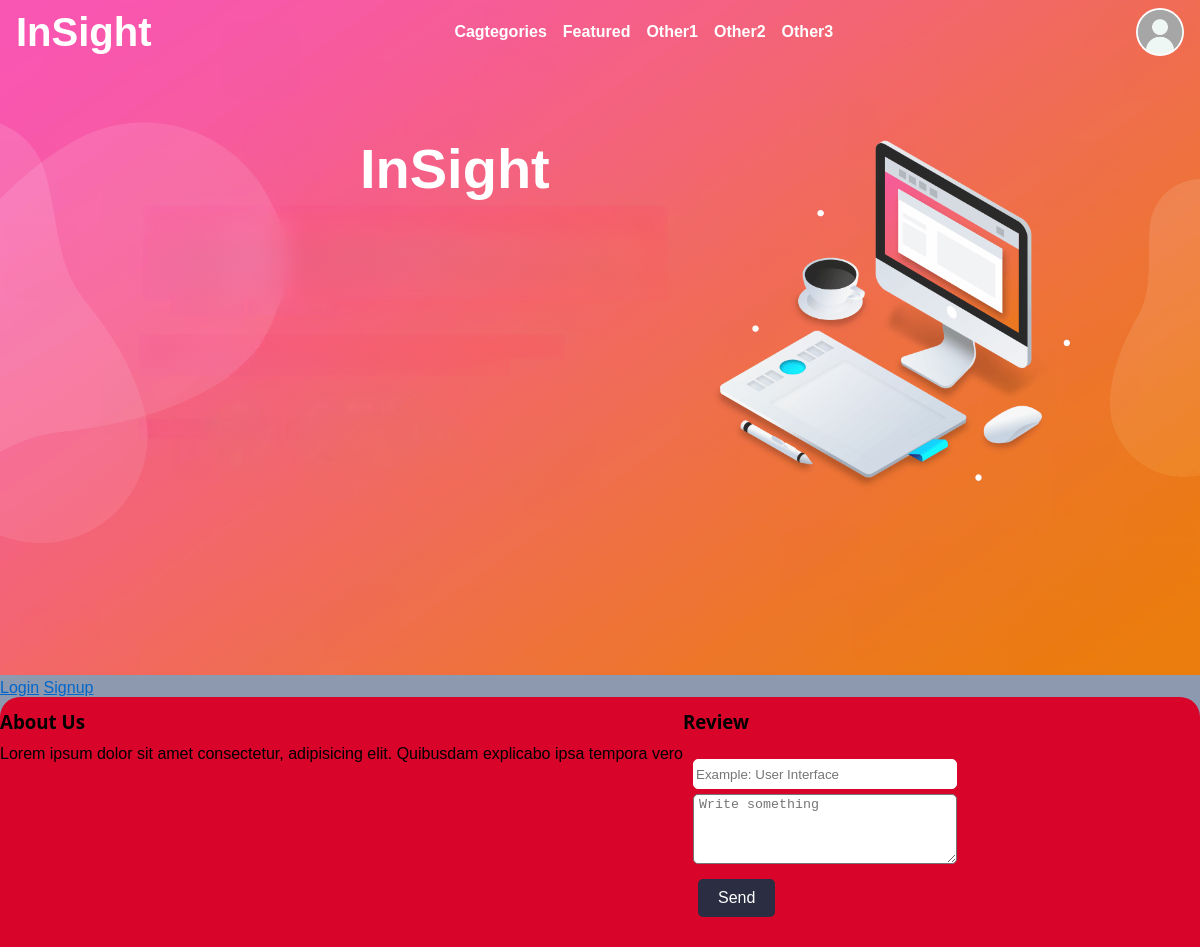
The app's page /, older data.
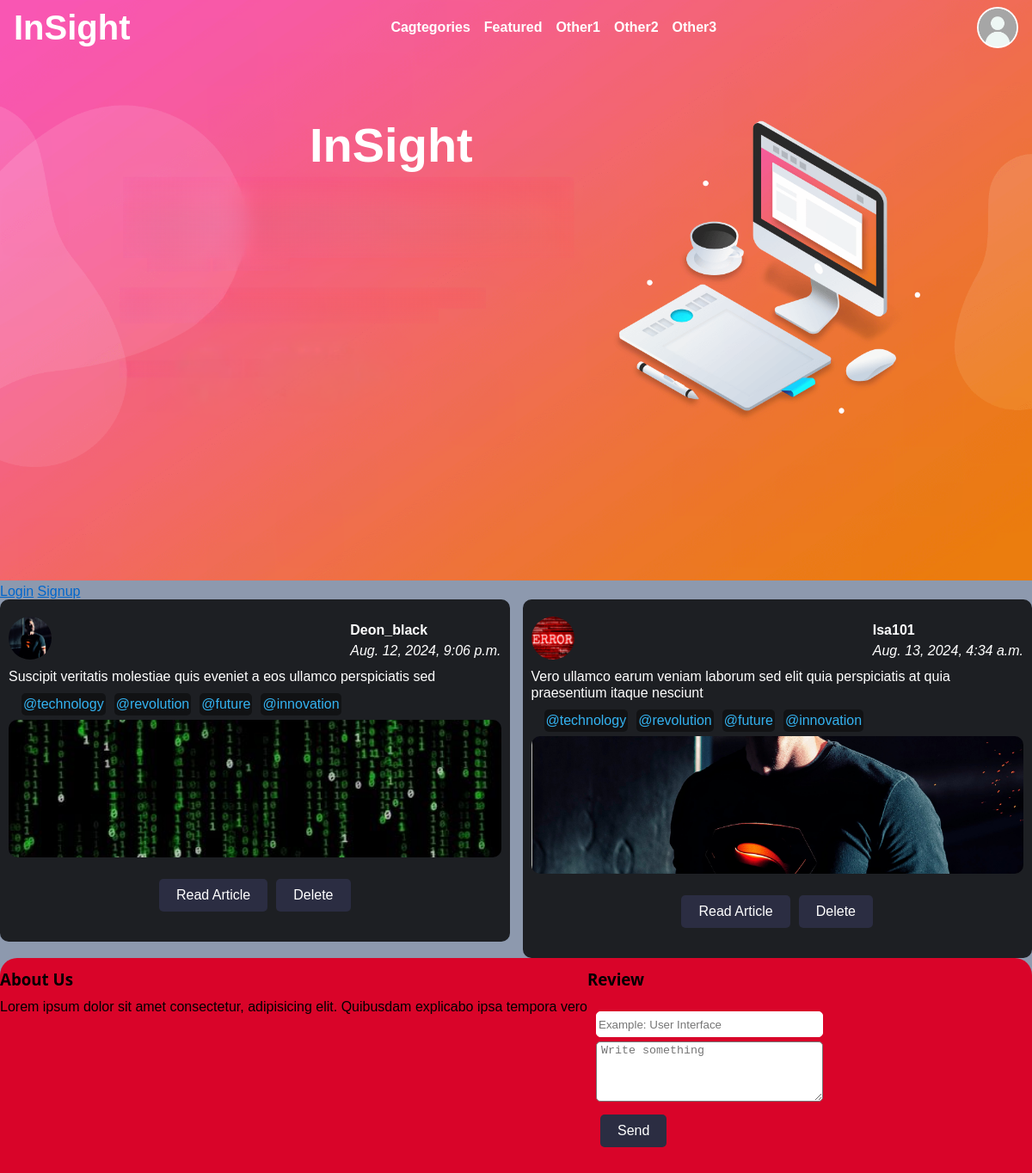
The same page, newer data.
### main/models.py (models this page shows, shortened)
class Articles(models.Model):
    author = models.CharField(max_length=100, null=False)
    title = models.CharField(max_length=100, null=False)
    content = models.TextField(null=False)
    published = models.BooleanField(default=False)
    views = models.IntegerField(default=0)
    cover_image = models.FileField(upload_to='Articles/cover_images/', null=True)
    content_images  = models.FileField(upload_to='Articles/content_images/', null=True)
    created_at = models.DateTimeField(auto_now_add=True)
    updated_at = models.DateTimeField(auto_now=True)
    class Meta:
        verbose_name_plural = "Articles"

### main/views.py (the view)
# urls.py: path('', views.index, name='index'),
def index(request):
    articles = Articles.objects.extra(select={'profile_name': 'SELECT profile FROM main_users WHERE username = author', 'user_id':'SELECT id from main_users WHERE username = author'})
    context = {
        'data': articles,
        'MEDIA_URL': settings.MEDIA_URL
    }
    return render(request, 'index.html', context)

### main/templates/index.html (shortened to what this page needs)
{% load static %}
<!DOCTYPE html>
<html lang="en">
<head>
    <link rel="stylesheet" href="{% static 'css/main.css' %}">
</head>
<body>
    <nav>
        <div class="left">InSight</div>
        <div class="middle" id="navMenu">
            <ul>
                <li>Cagtegories</li>
                <li>Featured</li>
                <li>Other1</li>
                <li>Other2</li>
                <li>Other3</li>
            </ul>
        </div>
        <div class="right">
            {% if user.is_authenticated %}
                <img src="{{ MEDIA_URL }}{{ user.profile }}" alt="{{ user.username }}">
            {% else %}
                <img src="{{ MEDIA_URL }}profiles/avatar1.png" alt="Login">
            {% endif %}
        </div>
    </nav>
    <main class="content">
        <section>
            <div class="logo">
                <img src="{% static 'images/Logo.png' %}" alt="" width="100%">
                <span class="brand">InSight</span>
            </div>
        </section>
        {% if user.is_authenticated %}
        <a href="{% url 'logout' %}">Logout</a>
        <a href="{% url 'upload' %}">upload</a>
        <p>{{ user.username }}</p>
        {% else %}
        <a href="{% url 'login' %}">Login</a>
        {% endif %}
        <a href="{% url 'signup' %}">Signup</a>
        <section>
            <div class="articles">
                {% for article in data %}
                <div class="card">
                    <div class="card-body">
                        <div class="top">
                            <img src="{{ MEDIA_URL }}{{ article.profile_name }}" alt="{{ article.author }}">
                            <div class="profile-info">
                                <p><b>{{ article.author }}</b></p>
                                <i>{{ article.created_at }}</i>
                            </div>
                        </div>
                        <div class="content-body">
                            <p class="title">{{ article.title }}</p>
                            <div class="hashtags">
                                <ul>
                                    <li>@technology</li>
                                    <li>@revolution</li>
                                    <li>@future</li>
                                    <li>@innovation</li>
                                </ul>
                            </div>
                        </div>
                        <div class="cover-img">
                            <img src="{{ MEDIA_URL }}{{ article.cover_image }}" alt="cover image">
                        </div>
                        <div class="action-btn">
                            <a href="{% url 'page'  article.id %}"><button class="btn">Read Article</button></a>
                            <a href="{% url 'del_article' article.id %}"><button class="btn">Delete</button></a>
                        </div>
                    </div>
                </div>
                {% endfor %}
            </div>
        </section>
        <footer class="footer">
            <div class="col-4">
                <h3>About Us</h3>
                <p>Lorem ipsum dolor sit amet consectetur, adipisicing elit. Quibusdam explicabo ipsa tempora vero</p>
            </div>
            <div class="col-4">
                <h3>Review</h3>
                <form action="" method="post">
                    <input type="text" placeholder="Example: User Interface" class="form-input">
                    <textarea name="" id="" cols="30" rows="10" placeholder="Write something"></textarea>
                    <input type="submit" value="Send" class="btn">
                </form>
            </div>
        </footer>
    </main>
</body>
</html>

Row changes from the older to the newer data that the page shows:
added Articles: author (picture), author "Deon_black", created_at "Aug. 12, 2024, 9:06 p.m.", title "Suscipit veritatis molestiae quis eveniet a eos ullamco perspiciatis sed", cover_image (picture)
added Articles: author (picture), author "Isa101", created_at "Aug. 13, 2024, 4:34 a.m.", title "Vero ullamco earum veniam laborum sed elit quia perspiciatis at quia praesentium itaque nesciunt", cover_image (picture)
